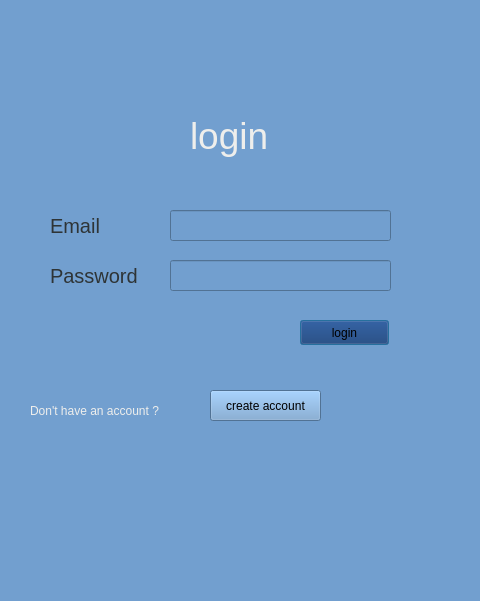
<?xml version="1.0" encoding="UTF-8"?>
<ui version="4.0">
 <class>Dialog</class>
 <widget class="QDialog" name="Dialog">
  <property name="geometry">
   <rect>
    <x>0</x>
    <y>0</y>
    <width>480</width>
    <height>601</height>
   </rect>
  </property>
  <property name="windowTitle">
   <string>Dialog</string>
  </property>
  <property name="styleSheet">
   <string notr="true">background-color: rgb(114, 159, 207)</string>
  </property>
  <widget class="QLabel" name="label">
   <property name="geometry">
    <rect>
     <x>190</x>
     <y>110</y>
     <width>91</width>
     <height>51</height>
    </rect>
   </property>
   <property name="styleSheet">
    <string notr="true">color:rgb(238, 238, 236);font-size:28pt</string>
   </property>
   <property name="text">
    <string>login</string>
   </property>
  </widget>
  <widget class="QLabel" name="label_2">
   <property name="geometry">
    <rect>
     <x>50</x>
     <y>210</y>
     <width>67</width>
     <height>31</height>
    </rect>
   </property>
   <property name="styleSheet">
    <string notr="true">font-size:15pt;color:rgb(46, 52, 54)</string>
   </property>
   <property name="text">
    <string>Email</string>
   </property>
  </widget>
  <widget class="QLineEdit" name="email">
   <property name="geometry">
    <rect>
     <x>170</x>
     <y>210</y>
     <width>221</width>
     <height>31</height>
    </rect>
   </property>
   <property name="styleSheet">
    <string notr="true">font-size:14pt; color: rgb(238, 238, 236);</string>
   </property>
   <property name="text">
    <string/>
   </property>
  </widget>
  <widget class="QLabel" name="label_3">
   <property name="geometry">
    <rect>
     <x>50</x>
     <y>260</y>
     <width>91</width>
     <height>31</height>
    </rect>
   </property>
   <property name="styleSheet">
    <string notr="true">font-size:15pt;color:rgb(46, 52, 54)</string>
   </property>
   <property name="text">
    <string>Password</string>
   </property>
  </widget>
  <widget class="QLineEdit" name="password">
   <property name="geometry">
    <rect>
     <x>170</x>
     <y>260</y>
     <width>221</width>
     <height>31</height>
    </rect>
   </property>
   <property name="styleSheet">
    <string notr="true">font-size:14pt; color: rgb(238, 238, 236);</string>
   </property>
   <property name="text">
    <string/>
   </property>
  </widget>
  <widget class="QPushButton" name="loginbutton">
   <property name="geometry">
    <rect>
     <x>300</x>
     <y>320</y>
     <width>89</width>
     <height>25</height>
    </rect>
   </property>
   <property name="styleSheet">
    <string notr="true">background-color: rgb(13, 48, 109)
</string>
   </property>
   <property name="text">
    <string>login</string>
   </property>
  </widget>
  <widget class="QLabel" name="label_4">
   <property name="geometry">
    <rect>
     <x>30</x>
     <y>400</y>
     <width>171</width>
     <height>21</height>
    </rect>
   </property>
   <property name="styleSheet">
    <string notr="true">color: rgb(238, 238, 236);</string>
   </property>
   <property name="text">
    <string>Don't have an account ?</string>
   </property>
  </widget>
  <widget class="QPushButton" name="createaccbutton">
   <property name="geometry">
    <rect>
     <x>210</x>
     <y>390</y>
     <width>111</width>
     <height>31</height>
    </rect>
   </property>
   <property name="text">
    <string>create account</string>
   </property>
  </widget>
 </widget>
 <resources/>
 <connections/>
</ui>
